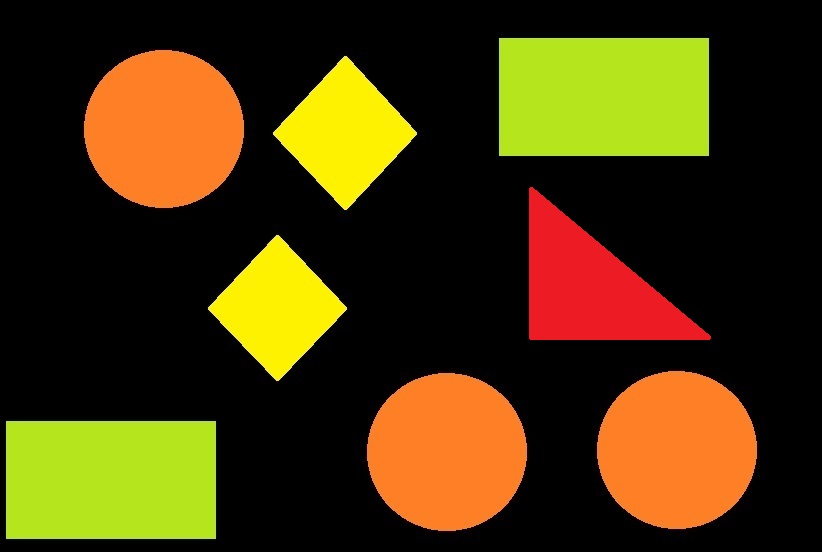
#> input picture iguales.jpg, 822 x 552 px
$ python GeoForms.py
#> lines starting #> are read from the running program, lines starting #| are printed output that depends on the picture; after the words box and inside, x2 and y2 are one past the last pixel; in counts of white or black regions, pixels touching at a corner belong together
import numpy as np
import argparse
import imutils
import cv2
import random

# --------------- Aquí empieza el main ---------------
# 1. Obtener imagen
imgName = 'iguales.jpg'
original = cv2.imread(imgName)
#> original is the input picture: shape (552, 822, 3); mean B, G, R 10.5, 54.4, 73.1
#resized_og = cv2.resize(original, (256,256), interpolation = cv2.INTER_AREA)
original_gray = cv2.imread(imgName, cv2.IMREAD_GRAYSCALE)
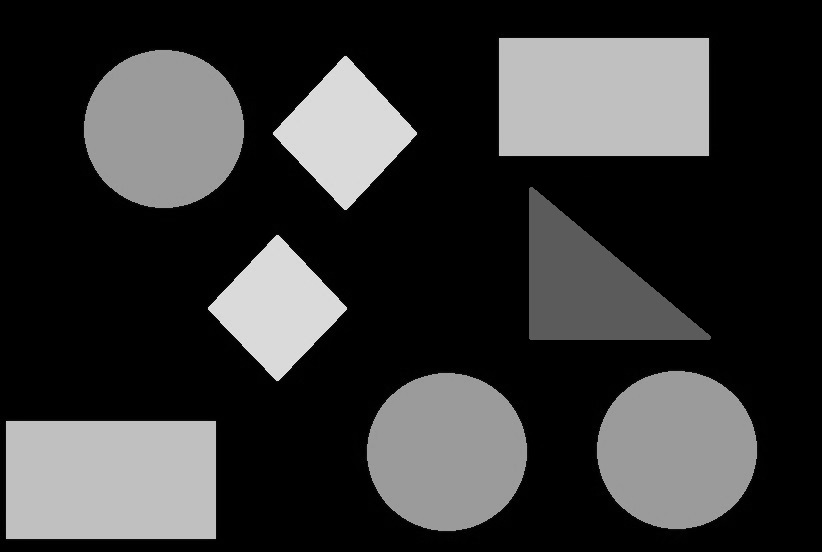
#> original_gray: shape (552, 822); min 0, max 233, mean 54.9
#cv2.imshow('original', original)
#cv2.waitKey(0)
img_bw = cv2.threshold(original_gray, 128, 255, cv2.THRESH_BINARY)[1] # convertir a blanco y negro
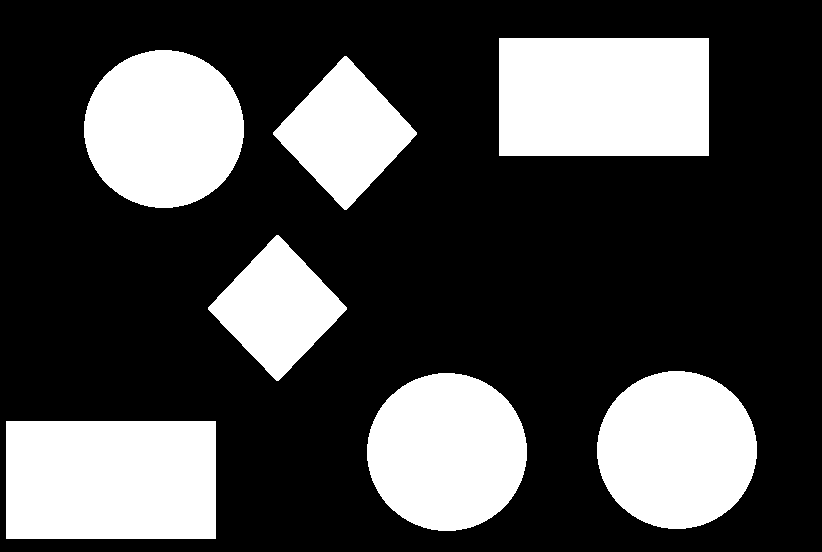
#> img_bw: shape (552, 822); 28.9% white; 7 white regions, largest, box (x1, y1, x2, y2) and area: (499, 38, 709, 156) 24780, (6, 421, 216, 539) 24780, (84, 50, 244, 208) 19839
#print('og\n', image)

#resized_bw = cv2.resize(img_bw, (256,256), interpolation = cv2.INTER_AREA)

cv2.imshow('original', img_bw)
cv2.waitKey(0)

# Taking a matrix of size 5 as the kernel
kernel = np.ones((2,2), np.uint8)
img_dilation = cv2.erode(img_bw, kernel, iterations=1)
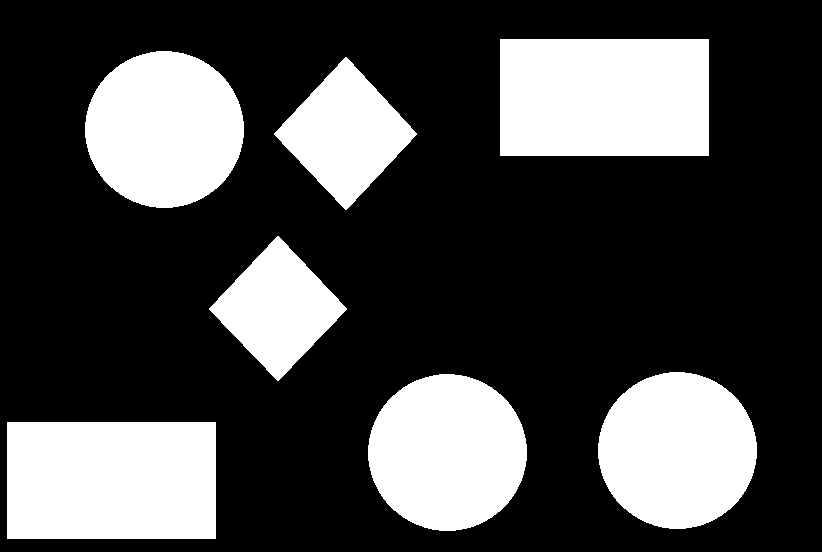
#> img_dilation: shape (552, 822); 28.4% white; 7 white regions

# find the contours
cnts = cv2.findContours(img_dilation, cv2.RETR_EXTERNAL, cv2.CHAIN_APPROX_SIMPLE)
#> cnts = 7 contours; box (x1, y1, x2, y2) and area: (7, 422, 216, 539) 24128, (500, 39, 709, 156) 24128, (368, 374, 527, 531) 19299, (598, 372, 757, 529) 19299, (85, 51, 244, 208) 19299, (274, 57, 417, 210) 10951, (209, 236, 347, 381) 10010
cnts = imutils.grab_contours(cnts)
print("Encontre {} figuras".format(len(cnts)))
#| Encontre 7 figuras
circulos=0;
cuadrados=0;
rectangulos=0;
penta=0;
hexa=0;
trian=0;
shape = []
for c in cnts:
    peri = cv2.arcLength(c, True)
    approx = cv2.approxPolyDP(c, 0.01 * peri, True)
    if len(approx) == 3:
        shape.append( "triangle" )
        trian=trian+1;
        original = cv2.fillPoly(original, pts =[c], color=(255,0,0))
    elif len(approx) == 4:
        (x, y, w, h) = cv2.boundingRect(approx)
        ar = w / float(h)
        if ar >= 0.75 and ar <= 1.35:
            shape.append( "square" )
            cuadrados=cuadrados+1;
            original = cv2.fillPoly(original, pts =[c], color=(100,100,0))
        else:
            shape.append( "rectangle" )
            rectangulos=rectangulos+1;
            original = cv2.fillPoly(original, pts =[c], color=(126,255,126))
    elif len(approx) == 5:
        shape.append( "pentagon" )
        penta=penta+1;
        original = cv2.fillPoly(original, pts =[c], color=(255,255,0))
    elif len(approx) == 6:
        shape.append( "hexagon" )
        hexa=hexa+1;
        original = cv2.fillPoly(original, pts =[c], color=(25,50,100))
    else:
        shape.append( "circle" )
        circulos=circulos+1;
        original = cv2.fillPoly(original, pts =[c], color=(0,0,255))
#> this loop made 7 passes
#> (peri, approx, x, y, w, h, ar, rectangulos) on passes 1, 7: (648, [[7, 422], [7, 538], [215, 538], [215, 422]], 7, 422, 209, 117, 1.79, 1), (648, [[500, 39], [500, 155], [708, 155], [708, 39]], 500, 39, 209, 117, 1.79, 2)
#> (peri, approx, x, y, w, h, ar, cuadrados) on passes 4 to 5: (402.7, [[277, 236], [209, 309], [278, 380], [346, 308]], 209, 236, 138, 145, 0.952, 1), (422.8, [[345, 57], [274, 134], [346, 209], [416, 133]], 274, 57, 143, 153, 0.935, 2)
#> pass 1, `original = cv2.fillPoly(original, pts =[c], color=(126,255,126))`:
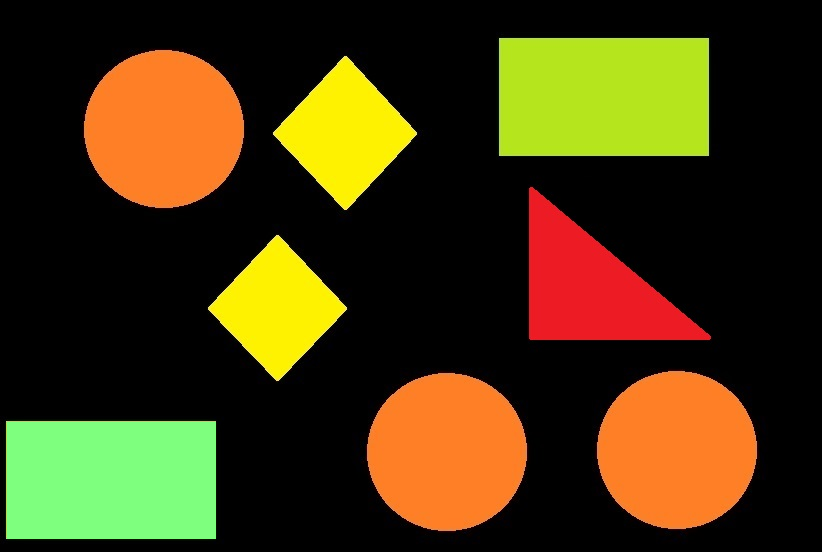
#> original: shape (552, 822, 3); 5.39% of pixels changed, all inside (x1, y1, x2, y2) = (7, 422, 216, 539)
#> pass 2, `original = cv2.fillPoly(original, pts =[c], color=(0,0,255))`:
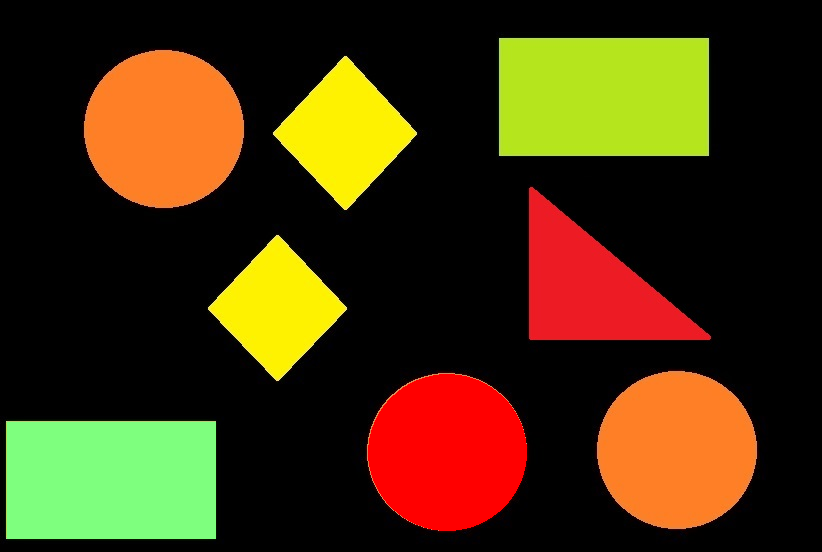
#> original: shape (552, 822, 3); 4.3% of pixels changed, all inside (x1, y1, x2, y2) = (368, 374, 527, 531)
#> pass 3, `original = cv2.fillPoly(original, pts =[c], color=(0,0,255))`:
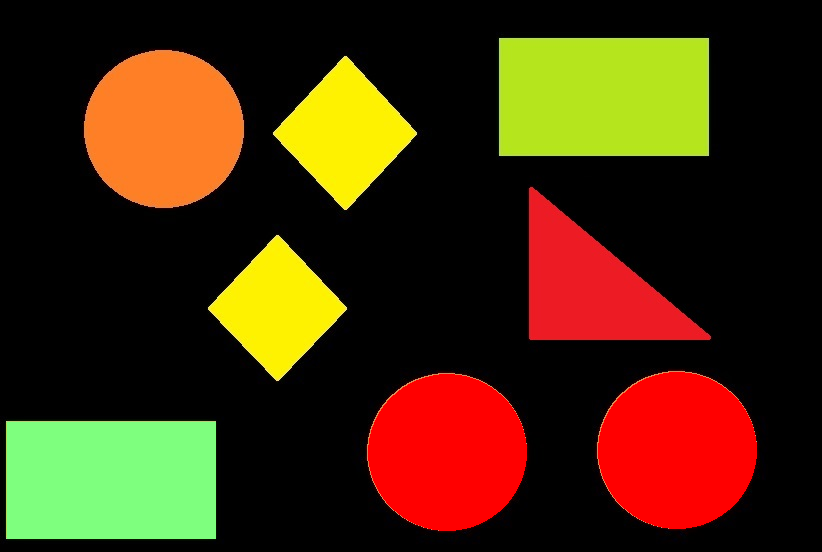
#> original: shape (552, 822, 3); 4.3% of pixels changed, all inside (x1, y1, x2, y2) = (598, 372, 757, 529)
#> after the loop:
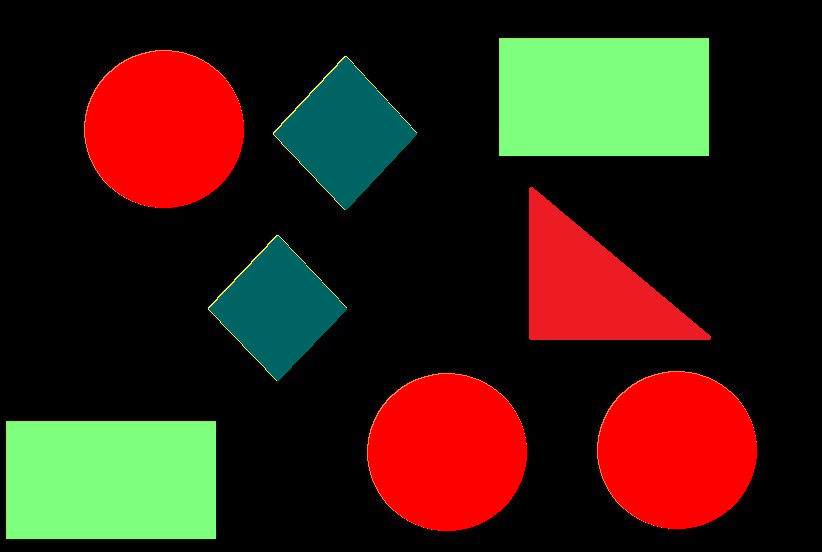
#> original: shape (552, 822, 3); 14.38% of pixels changed, all inside (x1, y1, x2, y2) = (85, 39, 709, 381)
#> after the loop, circulos = 3; cuadrados = 2; hexa = 0; penta = 0; rectangulos = 2; shape = ['rectangle', 'circle', 'circle', 'square', 'square', 'circle', 'rectangle']; trian = 0

print('Encontre',len(list(set(shape))),'tipos distintos de figuras')
#| Encontre 3 tipos distintos de figuras
print('Encontre',cuadrados,'Rombos')
#| Encontre 2 Rombos
print('Encontre',circulos,'Circulos')
#| Encontre 3 Circulos
print('Encontre',rectangulos,'Rectangulos')
#| Encontre 2 Rectangulos


cv2.imshow(" ", original)
cv2.waitKey()
